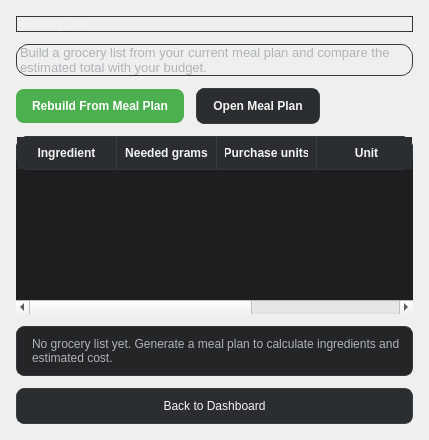
<?xml version="1.0" encoding="UTF-8"?>
<ui version="4.0">
 <class>GroceryPage</class>
 <widget class="QWidget" name="GroceryPage">
  <property name="geometry">
   <rect>
    <x>0</x>
    <y>0</y>
    <width>429</width>
    <height>440</height>
   </rect>
  </property>
  <property name="styleSheet">
   <string notr="true">QFrame {
    background-color: #232526;
    border: 1px solid #34383A;
    border-radius: 12px;
}</string>
  </property>
  <layout class="QVBoxLayout" name="groceryPageLayout">
   <property name="spacing">
    <number>12</number>
   </property>
   <property name="leftMargin">
    <number>16</number>
   </property>
   <property name="topMargin">
    <number>16</number>
   </property>
   <property name="rightMargin">
    <number>16</number>
   </property>
   <property name="bottomMargin">
    <number>16</number>
   </property>
   <item>
    <widget class="QLabel" name="groceryTitle">
     <property name="styleSheet">
      <string notr="true">color: #F4F4F4;
background: transparent;</string>
     </property>
     <property name="text">
      <string>Grocery List</string>
     </property>
    </widget>
   </item>
   <item>
    <widget class="QLabel" name="grocerySubtitle">
     <property name="styleSheet">
      <string notr="true">color: #AEB4B7;
background: transparent;
font-size: 13px;</string>
     </property>
     <property name="text">
      <string>Build a grocery list from your current meal plan and compare the estimated total with your budget.</string>
     </property>
     <property name="wordWrap">
      <bool>true</bool>
     </property>
    </widget>
   </item>
   <item>
    <layout class="QHBoxLayout" name="groceryActions">
     <item>
      <widget class="QPushButton" name="rebuildGroceryButton">
       <property name="styleSheet">
        <string notr="true">QPushButton {
    background-color: #4CAF50;
    color: white;
    border: none;
    border-radius: 8px;
    padding: 10px 16px;
    font-weight: 600;
}

QPushButton:hover {
    background-color: #5CC460;
}

QPushButton:pressed {
    background-color: #388E3C;
}</string>
       </property>
       <property name="text">
        <string>Rebuild From Meal Plan</string>
       </property>
      </widget>
     </item>
     <item>
      <widget class="QPushButton" name="openMealPlanButton">
       <property name="styleSheet">
        <string notr="true">QPushButton {
    background-color: #2B2E30;
    color: #F4F4F4;
    border: 1px solid #3A3E40;
    border-radius: 8px;
    padding: 10px 16px;
    font-weight: 600;
}

QPushButton:hover {
    border-color: #4CAF50;
    background-color: #34383A;
}</string>
       </property>
       <property name="text">
        <string>Open Meal Plan</string>
       </property>
      </widget>
     </item>
     <item>
      <spacer name="groceryActionSpacer">
       <property name="orientation">
        <enum>Qt::Orientation::Horizontal</enum>
       </property>
       <property name="sizeHint" stdset="0">
        <size>
         <width>40</width>
         <height>20</height>
        </size>
       </property>
      </spacer>
     </item>
    </layout>
   </item>
   <item>
    <widget class="QTableWidget" name="groceryTable">
     <property name="styleSheet">
      <string notr="true">QTableWidget {
    background-color: #1C1E20;
    alternate-background-color: #232526;
    color: #F4F4F4;
    border: none;
    gridline-color: #34383A;
    selection-background-color: #4CAF50;
    selection-color: white;
}

QHeaderView::section {
    background-color: #2B2E30;
    color: #F4F4F4;
    border: none;
    border-right: 1px solid #3A3E40;
    padding: 8px;
    font-weight: 600;
}</string>
     </property>
     <property name="alternatingRowColors">
      <bool>true</bool>
     </property>
     <property name="columnCount">
      <number>5</number>
     </property>
     <column>
      <property name="text">
       <string>Ingredient</string>
      </property>
     </column>
     <column>
      <property name="text">
       <string>Needed grams</string>
      </property>
     </column>
     <column>
      <property name="text">
       <string>Purchase units</string>
      </property>
     </column>
     <column>
      <property name="text">
       <string>Unit</string>
      </property>
     </column>
     <column>
      <property name="text">
       <string>Estimated cost</string>
      </property>
     </column>
    </widget>
   </item>
   <item>
    <widget class="QLabel" name="grocerySummaryLabel">
     <property name="styleSheet">
      <string notr="true">QLabel {
    background-color: #232526;
    color: #AEB4B7;
    border: 1px solid #34383A;
    border-radius: 8px;
    padding: 10px 12px;
}</string>
     </property>
     <property name="text">
      <string>No grocery list yet. Generate a meal plan to calculate ingredients and estimated cost.</string>
     </property>
     <property name="wordWrap">
      <bool>true</bool>
     </property>
    </widget>
   </item>
   <item>
    <widget class="QPushButton" name="groceryBackButton">
     <property name="styleSheet">
      <string notr="true">QPushButton {
    background-color: #2B2E30;
    color: #F4F4F4;
    border: 1px solid #3A3E40;
    border-radius: 8px;
    padding: 10px 16px;
}

QPushButton:hover {
    border-color: #4CAF50;
}</string>
     </property>
     <property name="text">
      <string>Back to Dashboard</string>
     </property>
    </widget>
   </item>
  </layout>
 </widget>
 <resources/>
 <connections/>
</ui>
